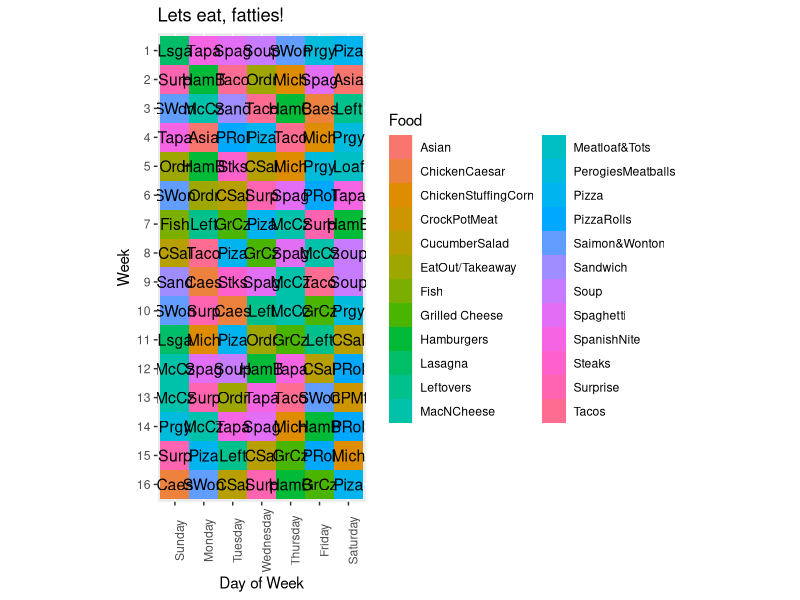
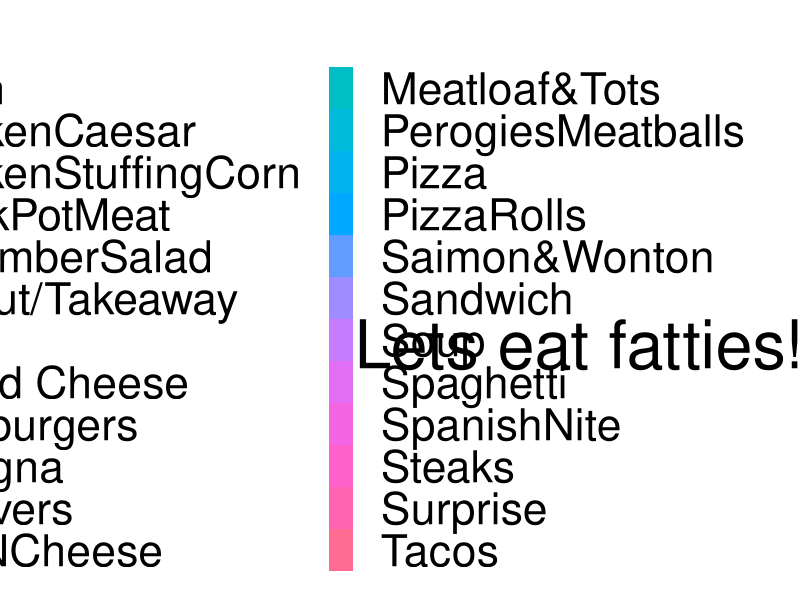

R code for these plots, in order:
#### Daily menu making program, Dec 2015 version
# new stuff is preventing items in close proximity, sunday start for google calendar, all menu items
food<-c("EatOut/Takeaway","PerogiesMeatballs","Meatloaf&Tots","Saimon&Wonton","SpanishNite","ChickenStuffingCorn","Lasagna","Spaghetti","Pizza","MacNCheese","Hamburgers","Steaks","Tacos","Surprise","Leftovers","Grilled Cheese","ChickenCaesar","Soup","Sandwich","Fish","CrockPotMeat","Asian","PizzaRolls","CucumberSalad")
initial<-c("Ordr","Prgy","Loaf","SWon","Tapa","Mich","Lsga","Spag","Piza","McCz","HamB","Stks","Taco","Surp","Left","GrCz","Caes","Soup","Sand","Fish","CPMt","Asia","PRol","CSal")
newfoods<-c()
foodini<-data.frame(cbind(food,initial)) ## get the initials and items together
colnames(foodini)<-c("Food","Initial")
np<-length(food)
d<-c("Sunday","Monday","Tuesday","Wednesday","Thursday","Friday","Saturday")
# Assign some relative weights based on ad hoc family voting
fp<-c(2,2,1,3,2,2,1,3,4,5,2,1,3,4,3,2,2,2,1,0.3,0.7,1,1,3)
numweeks<-16

repeat {
  menu3<-matrix(NA,nrow=1,ncol=3)
  names(menu3)<-c("Week","Day","Food")
  for(i in 1:numweeks) {
    menu<-sample(food,7,prob=fp/np,replace=F)
    menu2<-cbind(rep(i,7),d,menu)
    menu3<-rbind(menu3,menu2) }
  
  menu4<-data.frame(menu3[-1,])
  names(menu4)<-c("Week","Day","Food")
  bb<-match(menu4$Food,food)
  bbdif<-c(diff(bb,lag=1),diff(bb,lag=2),diff(bb,lag=3),diff(bb,lag=4))  ### preventing close proximity menu items
   if(!0%in%bbdif)
     if(length(unique(bb))==(length(food))) break  ## assuring all menu items make the cut
}
menu5<-menu4
menu6 <- merge(menu5, foodini, by.x="Food")
 
### make plots
library(ggplot2)

### Get the levels right for plot order
menu6$Day<-factor(menu6$Day, levels=c("Sunday","Monday","Tuesday","Wednesday","Thursday","Friday","Saturday"))
menu6$Week<-factor(menu6$Week, levels=seq(numweeks,1))
### Could make better by putting the actual dates on the side of plot 
ggplot(menu6, aes(x=Day,y=Week))+
  geom_tile(aes(fill=Food))+
  geom_text(data = menu6, aes(x=Day, y=Week, label=Initial), size=4)+
  labs(y="Week", x="Day of Week")+
  coord_fixed() + theme(axis.text.x=element_text(angle = 90))+
   ggtitle("Lets eat, fatties!")


#Horizontal version for fridgerator

menu6$Week = with(menu6, factor(Week, levels = rev(levels(Week))))
menu6$Day = with(menu6, factor(Day, levels = rev(levels(Day))))
### reasonably good size png for printing
png(filename = "menu2.png", width = 1920, height = 1080, units = "px", pointsize = 30,    bg = "white")

ggplot(menu6, aes(x=rev(Week),y=rev(Day))) +
  geom_tile(aes(fill=Food))+
  geom_text(data = menu6, aes(x=rev(Week), y=rev(Day), label=Initial), size=11)+
  labs(x="Week", y="Day of Week")+
  coord_fixed() + theme(axis.text.x=element_text(angle = 90))+
  ggtitle("Lets eat fatties!") +
 theme_grey(base_size = 40)

dev.off()

### Make google calendar file for importing, could figure out how to get it to start on sunday
### of the upcoming week
oneday<-60*24*60
daystillsunday<-7-as.numeric(format(as.Date(Sys.time()),"%w"))
  menustart<-Sys.time()+daystillsunday*oneday
googdates<-rep(menustart,numweeks*7)
for(i in 1:length(googdates)) googdates[i]<-Sys.time()+i*oneday

googdates2 <- seq(as.Date(menustart), by = "day", length.out = numweeks*7)


nms <- c('Subject','Start Date','Start Time', 'End Date', 'End Time','All Day Event',
  'Description','Location','Private')
mat <- matrix(nrow = length(googdates), ncol = length(nms))
mat <- data.frame(mat)
colnames(mat) <- nms

mat$Subject <- menu4$Food
mat$"Start Date" <- googdates2
mat$"End Date" <- googdates2
mat$"All Day Event" <- "True"
mat$Description <- "Hanselmenu"
mat$Location <- "Glacier Hwy"
mat$Private <- "False"

starts <- strftime(googdates, format="%H:%M:%S %p")
ends <- strftime(googdates+60*30, format="%H:%M:%S %p")

mat$"Start Time" <- starts
mat$"End Time" <- ends

write.csv(mat,file="menudates.csv",quote=FALSE,row.names=FALSE)

#############
